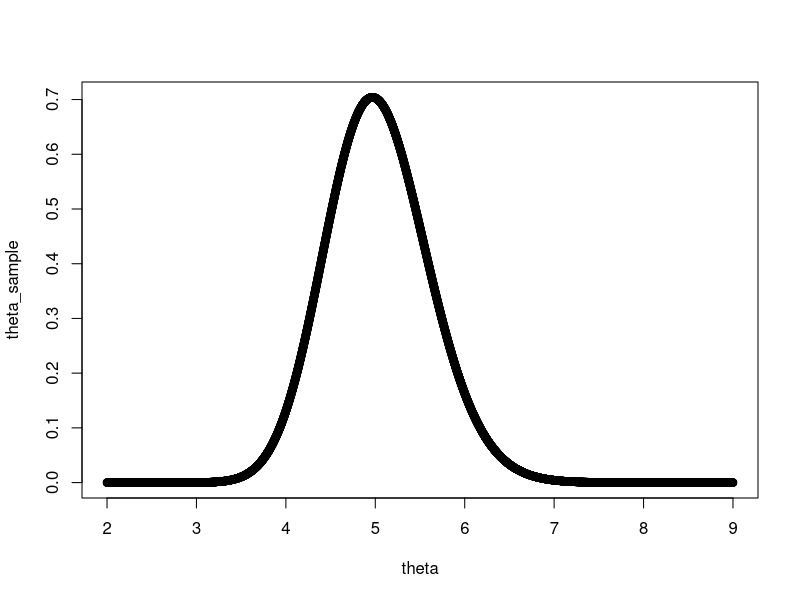
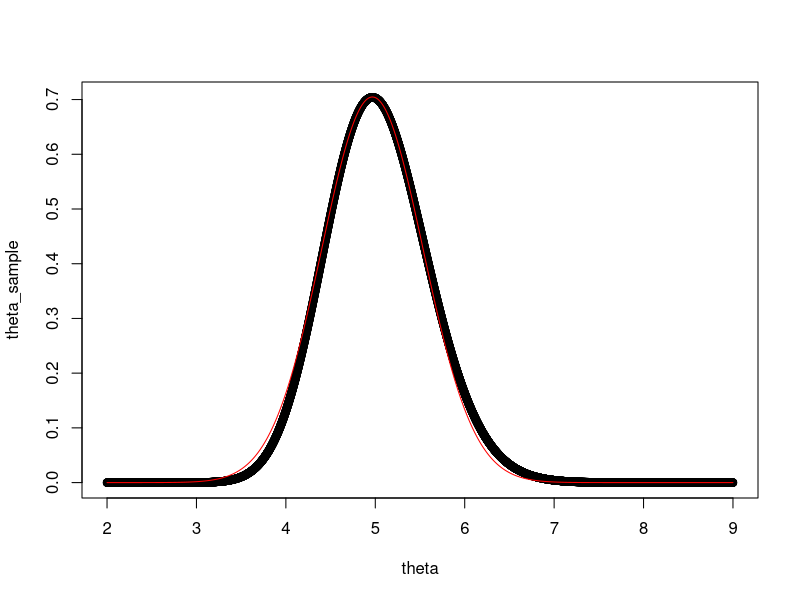
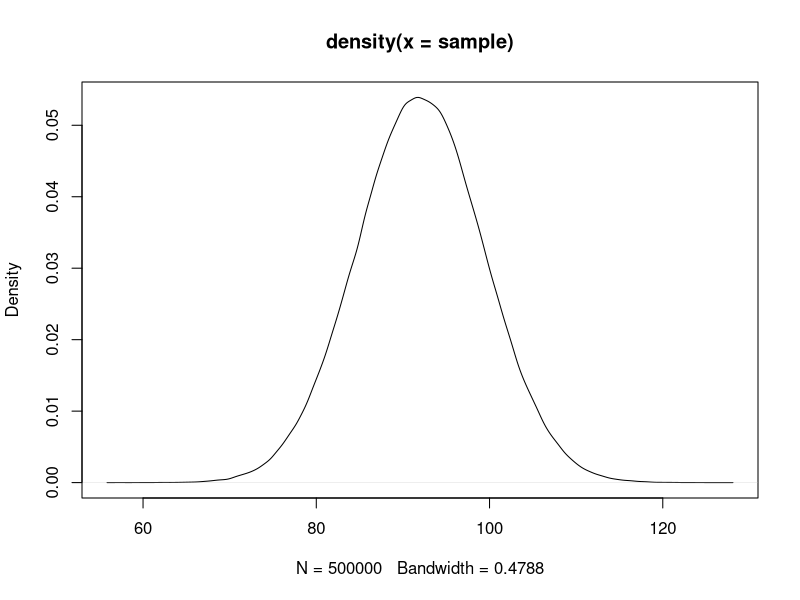
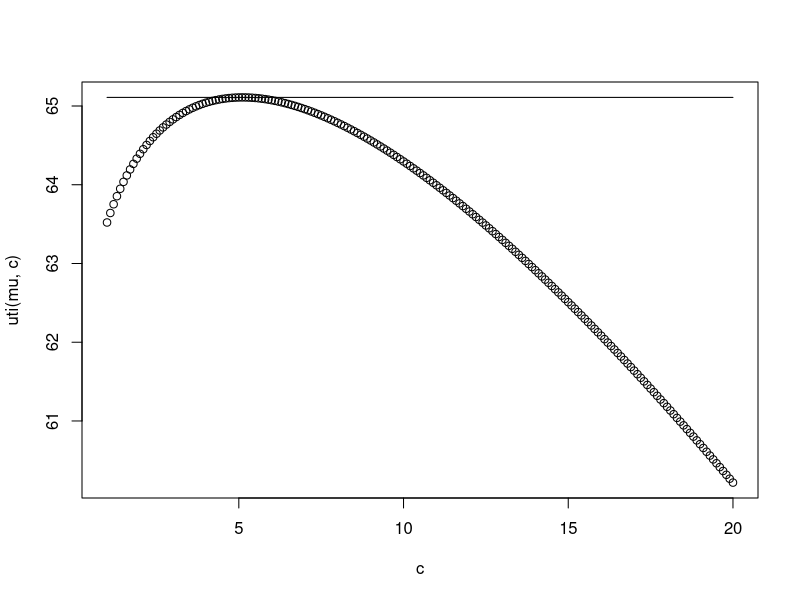

Generate these figures, in order, with R:
#1 d

log_posterior <- function(theta,n,sum_x)
{
  pos = (2+sum_x)*log(theta)-(0.5+n)*theta
  return(pos)
}

theta = seq(2,9,0.001)
theta_sample = exp(log_posterior(theta,15,75))
theta_sample = theta_sample/sum(theta_sample)/0.001
plot(theta,theta_sample)

# 1 e
theta_hat = 5
opt = optim(theta_hat,log_posterior,n=15,sum_x=75,control=list(fnscale=-1),lower=3,method=c('L-BFGS-B'),hessian=TRUE)
theta_hat = opt$par
sigma = sqrt(-1/opt$hessian[1,1])
draws = dnorm(theta,theta_hat,sigma)

plot(theta,theta_sample)
lines(theta,draws,col='red')

# 1 f
history_res = matrix(nrow=1e4,ncol=1)
for (i in 1:1e4) {
  theta_1 = rgamma(1,3+75,rate = 15.5)
  history_res[i,] = max(rpois(15,theta_1))
}
mean(history_res[,1]>=14)

# 3b
sample = rnorm(5e5,92,sqrt(54))
plot(density(sample))

# 3c
uti <- function(mu,c)
{
  return(60+sqrt(c)*log(mu)-c)
}
n_draw = 5e4
history_res = matrix(nrow=n_draw,ncol=1)
for (i in 1:n_draw) {
  history_res[i,1] = rnorm(1,92,54)
}
mu = colMeans(history_res)[1]
c = seq(1,20,0.1)
plot(c,uti(mu,c))
lines(c,rep(max(uti(mu,c)),length(c)))
print(which.max(uti(mu,c))*0.1+1)
